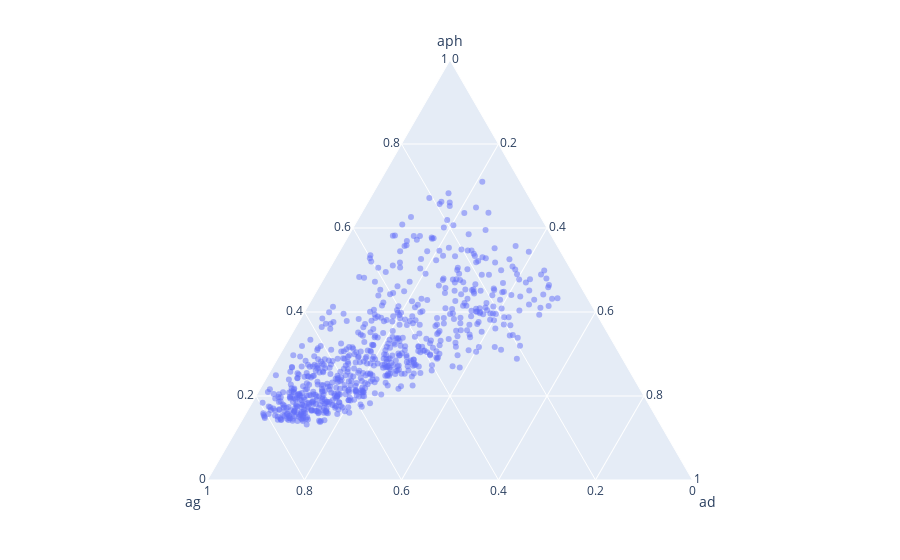

This figure's notebook cell:
### Code cell
p_ternary.show()

### Figure 1 — Plotly figure (JSON) as saved in the notebook; plotly's stock layout.template omitted (floating-point values rounded to 4 significant figures; data arrays with more than 128 entries replaced by an {"elided": "..."} marker saying what was removed)
{"data": [{"a": {"elided": "715 float values"}, "b": {"elided": "715 float values"}, "c": {"elided": "715 float values"}, "hovertemplate": "aph=%{a}<br>ag=%{b}<br>ad=%{c}<extra></extra>", "legendgroup": "", "marker": {"color": "#636efa", "opacity": 0.5, "symbol": "circle"}, "mode": "markers", "name": "", "showlegend": false, "subplot": "ternary", "type": "scatterternary"}], "layout": {"autosize": true, "legend": {"tracegroupgap": 0}, "margin": {"t": 60}, "ternary": {"aaxis": {"title": {"text": "aph"}}, "baxis": {"title": {"text": "ag"}}, "caxis": {"title": {"text": "ad"}}, "domain": {"x": [0, 1], "y": [0, 1]}}}}
